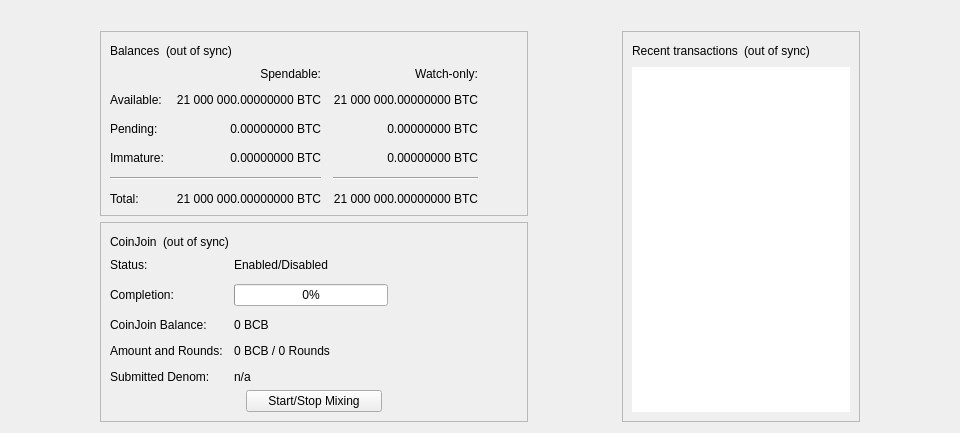
<?xml version="1.0" encoding="UTF-8"?>
<ui version="4.0">
 <class>OverviewPage</class>
 <widget class="QWidget" name="OverviewPage">
  <property name="geometry">
   <rect>
    <x>0</x>
    <y>0</y>
    <width>798</width>
    <height>318</height>
   </rect>
  </property>
  <property name="minimumSize">
   <size>
    <width>960</width>
    <height>0</height>
   </size>
  </property>
  <property name="windowTitle">
   <string>Form</string>
  </property>
  <layout class="QVBoxLayout" name="topLayout">
   <item>
    <widget class="QLabel" name="labelAlerts">
     <property name="visible">
      <bool>false</bool>
     </property>
     <property name="wordWrap">
      <bool>true</bool>
     </property>
     <property name="margin">
      <number>3</number>
     </property>
     <property name="textInteractionFlags">
      <set>Qt::TextSelectableByMouse</set>
     </property>
    </widget>
   </item>
   <item>
    <layout class="QHBoxLayout" name="horizontalLayout" stretch="1,0,1,0,1">
     <item>
      <spacer name="horizontalSpacerLeft">
       <property name="orientation">
        <enum>Qt::Horizontal</enum>
       </property>
       <property name="sizeType">
        <enum>QSizePolicy::Preferred</enum>
       </property>
       <property name="sizeHint" stdset="0">
        <size>
         <width>10</width>
         <height>20</height>
        </size>
       </property>
      </spacer>
     </item>
     <item>
      <layout class="QVBoxLayout" name="verticalLayout_2">
       <item>
        <widget class="QFrame" name="frame">
         <property name="frameShape">
          <enum>QFrame::StyledPanel</enum>
         </property>
         <property name="frameShadow">
          <enum>QFrame::Raised</enum>
         </property>
         <layout class="QVBoxLayout" name="verticalLayout_4">
          <item>
           <layout class="QHBoxLayout" name="horizontalLayout_4">
            <item>
             <widget class="QLabel" name="label_5">
              <property name="text">
               <string>Balances</string>
              </property>
             </widget>
            </item>
            <item>
             <widget class="QLabel" name="labelWalletStatus">
              <property name="toolTip">
               <string>The displayed information may be out of date. Your wallet automatically synchronizes with the Bitcoin Base network after a connection is established, but this process has not completed yet.</string>
              </property>
              <property name="text">
               <string notr="true">(out of sync)</string>
              </property>
              <property name="alignment">
               <set>Qt::AlignLeading|Qt::AlignLeft|Qt::AlignVCenter</set>
              </property>
             </widget>
            </item>
            <item>
             <spacer name="horizontalSpacer_3">
              <property name="orientation">
               <enum>Qt::Horizontal</enum>
              </property>
              <property name="sizeHint" stdset="0">
               <size>
                <width>40</width>
                <height>20</height>
               </size>
              </property>
             </spacer>
            </item>
           </layout>
          </item>
          <item>
           <layout class="QGridLayout" name="gridLayout">
            <property name="spacing">
             <number>12</number>
            </property>
            <item row="2" column="2">
             <widget class="QLabel" name="labelWatchPending">
              <property name="cursor">
               <cursorShape>IBeamCursor</cursorShape>
              </property>
              <property name="toolTip">
               <string>Unconfirmed transactions to watch-only addresses</string>
              </property>
              <property name="text">
               <string notr="true">0.00000000 BTC</string>
              </property>
              <property name="alignment">
               <set>Qt::AlignRight|Qt::AlignTrailing|Qt::AlignVCenter</set>
              </property>
              <property name="textInteractionFlags">
               <set>Qt::LinksAccessibleByMouse|Qt::TextSelectableByKeyboard|Qt::TextSelectableByMouse</set>
              </property>
             </widget>
            </item>
            <item row="2" column="1">
             <widget class="QLabel" name="labelUnconfirmed">
              <property name="cursor">
               <cursorShape>IBeamCursor</cursorShape>
              </property>
              <property name="toolTip">
               <string>Total of transactions that have yet to be confirmed, and do not yet count toward the spendable balance</string>
              </property>
              <property name="text">
               <string notr="true">0.00000000 BTC</string>
              </property>
              <property name="alignment">
               <set>Qt::AlignRight|Qt::AlignTrailing|Qt::AlignVCenter</set>
              </property>
              <property name="textInteractionFlags">
               <set>Qt::LinksAccessibleByMouse|Qt::TextSelectableByKeyboard|Qt::TextSelectableByMouse</set>
              </property>
             </widget>
            </item>
            <item row="3" column="2">
             <widget class="QLabel" name="labelWatchImmature">
              <property name="cursor">
               <cursorShape>IBeamCursor</cursorShape>
              </property>
              <property name="toolTip">
               <string>Mined balance in watch-only addresses that has not yet matured</string>
              </property>
              <property name="text">
               <string notr="true">0.00000000 BTC</string>
              </property>
              <property name="alignment">
               <set>Qt::AlignRight|Qt::AlignTrailing|Qt::AlignVCenter</set>
              </property>
              <property name="textInteractionFlags">
               <set>Qt::LinksAccessibleByMouse|Qt::TextSelectableByKeyboard|Qt::TextSelectableByMouse</set>
              </property>
             </widget>
            </item>
            <item row="4" column="0" colspan="2">
             <widget class="Line" name="lineSpendableBalance">
              <property name="orientation">
               <enum>Qt::Horizontal</enum>
              </property>
             </widget>
            </item>
            <item row="4" column="2">
             <widget class="Line" name="lineWatchBalance">
              <property name="sizePolicy">
               <sizepolicy hsizetype="Preferred" vsizetype="Fixed">
                <horstretch>0</horstretch>
                <verstretch>0</verstretch>
               </sizepolicy>
              </property>
              <property name="minimumSize">
               <size>
                <width>140</width>
                <height>0</height>
               </size>
              </property>
              <property name="orientation">
               <enum>Qt::Horizontal</enum>
              </property>
             </widget>
            </item>
            <item row="5" column="0">
             <widget class="QLabel" name="labelTotalText">
              <property name="text">
               <string>Total:</string>
              </property>
             </widget>
            </item>
            <item row="3" column="1">
             <widget class="QLabel" name="labelImmature">
              <property name="cursor">
               <cursorShape>IBeamCursor</cursorShape>
              </property>
              <property name="toolTip">
               <string>Mined balance that has not yet matured</string>
              </property>
              <property name="text">
               <string notr="true">0.00000000 BTC</string>
              </property>
              <property name="alignment">
               <set>Qt::AlignRight|Qt::AlignTrailing|Qt::AlignVCenter</set>
              </property>
              <property name="textInteractionFlags">
               <set>Qt::LinksAccessibleByMouse|Qt::TextSelectableByKeyboard|Qt::TextSelectableByMouse</set>
              </property>
             </widget>
            </item>
            <item row="2" column="3">
             <spacer name="horizontalSpacer_2">
              <property name="orientation">
               <enum>Qt::Horizontal</enum>
              </property>
              <property name="sizeHint" stdset="0">
               <size>
                <width>40</width>
                <height>20</height>
               </size>
              </property>
             </spacer>
            </item>
            <item row="3" column="0">
             <widget class="QLabel" name="labelImmatureText">
              <property name="text">
               <string>Immature:</string>
              </property>
             </widget>
            </item>
            <item row="5" column="1">
             <widget class="QLabel" name="labelTotal">
              <property name="cursor">
               <cursorShape>IBeamCursor</cursorShape>
              </property>
              <property name="toolTip">
               <string>Your current total balance</string>
              </property>
              <property name="text">
               <string notr="true">21 000 000.00000000 BTC</string>
              </property>
              <property name="alignment">
               <set>Qt::AlignRight|Qt::AlignTrailing|Qt::AlignVCenter</set>
              </property>
              <property name="textInteractionFlags">
               <set>Qt::LinksAccessibleByMouse|Qt::TextSelectableByKeyboard|Qt::TextSelectableByMouse</set>
              </property>
             </widget>
            </item>
            <item row="5" column="2">
             <widget class="QLabel" name="labelWatchTotal">
              <property name="cursor">
               <cursorShape>IBeamCursor</cursorShape>
              </property>
              <property name="toolTip">
               <string>Current total balance in watch-only addresses</string>
              </property>
              <property name="text">
               <string notr="true">21 000 000.00000000 BTC</string>
              </property>
              <property name="alignment">
               <set>Qt::AlignRight|Qt::AlignTrailing|Qt::AlignVCenter</set>
              </property>
              <property name="textInteractionFlags">
               <set>Qt::LinksAccessibleByMouse|Qt::TextSelectableByKeyboard|Qt::TextSelectableByMouse</set>
              </property>
             </widget>
            </item>
            <item row="0" column="2">
             <widget class="QLabel" name="labelWatchonly">
              <property name="text">
               <string>Watch-only:</string>
              </property>
              <property name="alignment">
               <set>Qt::AlignRight|Qt::AlignTrailing|Qt::AlignVCenter</set>
              </property>
             </widget>
            </item>
            <item row="1" column="0">
             <widget class="QLabel" name="labelBalanceText">
              <property name="text">
               <string>Available:</string>
              </property>
             </widget>
            </item>
            <item row="1" column="1">
             <widget class="QLabel" name="labelBalance">
              <property name="cursor">
               <cursorShape>IBeamCursor</cursorShape>
              </property>
              <property name="toolTip">
               <string>Your current spendable balance</string>
              </property>
              <property name="text">
               <string notr="true">21 000 000.00000000 BTC</string>
              </property>
              <property name="alignment">
               <set>Qt::AlignRight|Qt::AlignTrailing|Qt::AlignVCenter</set>
              </property>
              <property name="textInteractionFlags">
               <set>Qt::LinksAccessibleByMouse|Qt::TextSelectableByKeyboard|Qt::TextSelectableByMouse</set>
              </property>
             </widget>
            </item>
            <item row="1" column="2">
             <widget class="QLabel" name="labelWatchAvailable">
              <property name="cursor">
               <cursorShape>IBeamCursor</cursorShape>
              </property>
              <property name="toolTip">
               <string>Your current balance in watch-only addresses</string>
              </property>
              <property name="text">
               <string notr="true">21 000 000.00000000 BTC</string>
              </property>
              <property name="alignment">
               <set>Qt::AlignRight|Qt::AlignTrailing|Qt::AlignVCenter</set>
              </property>
              <property name="textInteractionFlags">
               <set>Qt::LinksAccessibleByMouse|Qt::TextSelectableByKeyboard|Qt::TextSelectableByMouse</set>
              </property>
             </widget>
            </item>
            <item row="2" column="0">
             <widget class="QLabel" name="labelPendingText">
              <property name="text">
               <string>Pending:</string>
              </property>
             </widget>
            </item>
            <item row="0" column="1">
             <widget class="QLabel" name="labelSpendable">
              <property name="text">
               <string>Spendable:</string>
              </property>
              <property name="alignment">
               <set>Qt::AlignRight|Qt::AlignTrailing|Qt::AlignVCenter</set>
              </property>
             </widget>
            </item>
           </layout>
          </item>
         </layout>
        </widget>
       </item>
       <item>
        <widget class="QFrame" name="frameCoinJoin">
         <property name="layoutDirection">
          <enum>Qt::LeftToRight</enum>
         </property>
         <property name="frameShape">
          <enum>QFrame::StyledPanel</enum>
         </property>
         <property name="frameShadow">
          <enum>QFrame::Raised</enum>
         </property>
         <layout class="QVBoxLayout" name="VerticalLayout_PS1">
          <item>
           <layout class="QHBoxLayout" name="horizontalLayout_5">
            <item>
             <widget class="QLabel" name="labelCoinJoinHeader">
              <property name="text">
               <string notr="true">CoinJoin</string>
              </property>
             </widget>
            </item>
            <item>
             <widget class="QLabel" name="labelCoinJoinSyncStatus">
              <property name="toolTip">
               <string>The displayed information may be out of date. Your wallet automatically synchronizes with the Bitcoin Base network after a connection is established, but this process has not completed yet.</string>
              </property>
              <property name="text">
               <string notr="true">(out of sync)</string>
              </property>
              <property name="alignment">
               <set>Qt::AlignLeading|Qt::AlignLeft|Qt::AlignVCenter</set>
              </property>
             </widget>
            </item>
            <item>
             <spacer name="horizontalSpacer_4">
              <property name="orientation">
               <enum>Qt::Horizontal</enum>
              </property>
              <property name="sizeHint" stdset="0">
               <size>
                <width>40</width>
                <height>20</height>
               </size>
              </property>
             </spacer>
            </item>
           </layout>
          </item>
          <item>
           <layout class="QFormLayout" name="coinJoinFormLayout">
            <property name="fieldGrowthPolicy">
             <enum>QFormLayout::AllNonFixedFieldsGrow</enum>
            </property>
            <property name="horizontalSpacing">
             <number>11</number>
            </property>
            <property name="verticalSpacing">
             <number>12</number>
            </property>
            <item row="0" column="0">
             <widget class="QLabel" name="labelCoinJoinEnabledText">
              <property name="text">
               <string>Status:</string>
              </property>
             </widget>
            </item>
            <item row="0" column="1">
             <widget class="QLabel" name="labelCoinJoinEnabled">
              <property name="text">
               <string>Enabled/Disabled</string>
              </property>
             </widget>
            </item>
            <item row="1" column="0">
             <widget class="QLabel" name="labelCompletitionText">
              <property name="text">
               <string>Completion:</string>
              </property>
             </widget>
            </item>
            <item row="1" column="1">
             <widget class="QProgressBar" name="coinJoinProgress">
              <property name="maximumSize">
               <size>
                <width>154</width>
                <height>16777215</height>
               </size>
              </property>
              <property name="value">
               <number>0</number>
              </property>
             </widget>
            </item>
            <item row="2" column="0">
             <widget class="QLabel" name="labelAnonymizedText">
              <property name="text">
               <string notr="true">CoinJoin Balance:</string>
              </property>
             </widget>
            </item>
            <item row="2" column="1">
             <widget class="QLabel" name="labelAnonymized">
              <property name="text">
               <string notr="true">0 BCB</string>
              </property>
             </widget>
            </item>
            <item row="3" column="0">
             <widget class="QLabel" name="labelAmountAndRoundsText">
              <property name="text">
               <string>Amount and Rounds:</string>
              </property>
             </widget>
            </item>
            <item row="3" column="1">
             <widget class="QLabel" name="labelAmountRounds">
              <property name="text">
               <string>0 BCB / 0 Rounds</string>
              </property>
             </widget>
            </item>
            <item row="4" column="0">
             <widget class="QLabel" name="labelSubmittedDenomText">
              <property name="text">
               <string>Submitted Denom:</string>
              </property>
             </widget>
            </item>
            <item row="4" column="1">
             <widget class="QLabel" name="labelSubmittedDenom">
              <property name="toolTip">
               <string>The denominations you submitted to the Masternode.&lt;br&gt;To mix, other users must submit the exact same denominations.</string>
              </property>
              <property name="text">
               <string>n/a</string>
              </property>
              <property name="wordWrap">
               <bool>true</bool>
              </property>
             </widget>
            </item>
           </layout>
          </item>
          <item>
           <layout class="QVBoxLayout" name="VerticalLayout_PS">
            <item>
             <layout class="QHBoxLayout" name="horizontalLayout_3">
              <property name="topMargin">
               <number>0</number>
              </property>
              <item>
               <spacer name="horizontalSpacer_5">
                <property name="orientation">
                 <enum>Qt::Horizontal</enum>
                </property>
                <property name="sizeHint" stdset="0">
                 <size>
                  <width>40</width>
                  <height>20</height>
                 </size>
                </property>
               </spacer>
              </item>
              <item>
               <widget class="QPushButton" name="toggleCoinJoin">
                <property name="sizePolicy">
                 <sizepolicy hsizetype="MinimumExpanding" vsizetype="Fixed">
                  <horstretch>0</horstretch>
                  <verstretch>0</verstretch>
                 </sizepolicy>
                </property>
                <property name="text">
                 <string>Start/Stop Mixing</string>
                </property>
               </widget>
              </item>
              <item>
               <spacer name="horizontalSpacer_6">
                <property name="orientation">
                 <enum>Qt::Horizontal</enum>
                </property>
                <property name="sizeHint" stdset="0">
                 <size>
                  <width>40</width>
                  <height>20</height>
                 </size>
                </property>
               </spacer>
              </item>
             </layout>
            </item>
            <item>
             <spacer name="verticalSpacer_3">
              <property name="orientation">
               <enum>Qt::Vertical</enum>
              </property>
              <property name="sizeHint" stdset="0">
               <size>
                <width>20</width>
                <height>40</height>
               </size>
              </property>
             </spacer>
            </item>
           </layout>
          </item>
         </layout>
        </widget>
       </item>
       <item>
        <spacer name="verticalSpacer">
         <property name="orientation">
          <enum>Qt::Vertical</enum>
         </property>
         <property name="sizeHint" stdset="0">
          <size>
           <width>20</width>
           <height>40</height>
          </size>
         </property>
        </spacer>
       </item>
      </layout>
     </item>
     <item>
      <spacer name="horizontalSpacerCenter">
       <property name="orientation">
        <enum>Qt::Horizontal</enum>
       </property>
       <property name="sizeHint" stdset="0">
        <size>
         <width>10</width>
         <height>20</height>
        </size>
       </property>
      </spacer>
     </item>
     <item>
      <layout class="QVBoxLayout" name="verticalLayout_3">
       <item>
        <widget class="QFrame" name="frame_2">
         <property name="frameShape">
          <enum>QFrame::StyledPanel</enum>
         </property>
         <property name="frameShadow">
          <enum>QFrame::Raised</enum>
         </property>
         <layout class="QVBoxLayout" name="verticalLayout">
          <item>
           <layout class="QHBoxLayout" name="horizontalLayout_2">
            <item>
             <widget class="QLabel" name="label_4">
              <property name="text">
               <string>Recent transactions</string>
              </property>
             </widget>
            </item>
            <item>
             <widget class="QLabel" name="labelTransactionsStatus">
              <property name="toolTip">
               <string>The displayed information may be out of date. Your wallet automatically synchronizes with the Bitcoin Base network after a connection is established, but this process has not completed yet.</string>
              </property>
              <property name="text">
               <string notr="true">(out of sync)</string>
              </property>
              <property name="alignment">
               <set>Qt::AlignLeading|Qt::AlignLeft|Qt::AlignVCenter</set>
              </property>
             </widget>
            </item>
            <item>
             <spacer name="horizontalSpacer">
              <property name="orientation">
               <enum>Qt::Horizontal</enum>
              </property>
              <property name="sizeHint" stdset="0">
               <size>
                <width>40</width>
                <height>20</height>
               </size>
              </property>
             </spacer>
            </item>
           </layout>
          </item>
          <item>
           <widget class="TransactionOverviewWidget" name="listTransactions">
            <property name="frameShape">
             <enum>QFrame::NoFrame</enum>
            </property>
            <property name="verticalScrollBarPolicy">
             <enum>Qt::ScrollBarAlwaysOff</enum>
            </property>
            <property name="horizontalScrollBarPolicy">
             <enum>Qt::ScrollBarAlwaysOff</enum>
            </property>
            <property name="sizeAdjustPolicy">
             <enum>QAbstractScrollArea::AdjustToContents</enum>
            </property>
            <property name="selectionMode">
             <enum>QAbstractItemView::NoSelection</enum>
            </property>
            <property name="uniformItemSizes">
             <bool>true</bool>
            </property>
           </widget>
          </item>
         </layout>
        </widget>
       </item>
      </layout>
     </item>
     <item>
      <spacer name="horizontalSpacerRight">
       <property name="orientation">
        <enum>Qt::Horizontal</enum>
       </property>
       <property name="sizeType">
        <enum>QSizePolicy::Preferred</enum>
       </property>
       <property name="sizeHint" stdset="0">
        <size>
         <width>10</width>
         <height>20</height>
        </size>
       </property>
      </spacer>
     </item>
    </layout>
   </item>
  </layout>
 </widget>
 <customwidgets>
  <customwidget>
   <class>TransactionOverviewWidget</class>
   <extends>QListView</extends>
   <header>qt/transactionoverviewwidget.h</header>
  </customwidget>
 </customwidgets>
 <resources/>
 <connections/>
</ui>
